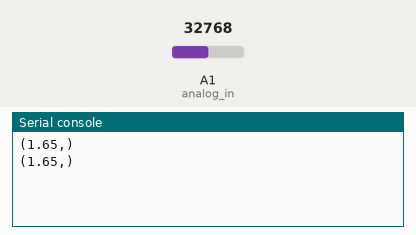
Simulated run of this program. Board: CircuitPython board. Shown: the last lines printed to the serial console. The inputs (shaded band) are chosen by the test bench; at power-on: A1 (analog_in) = 32768 (analog values on the 0–65535 scale).

Above: at 1.2 s.
1.3 s: A1 (analog_in) set to 45874
At 2.6 s:
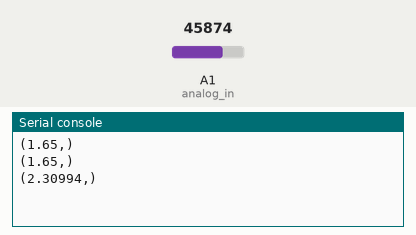
2.8 s: A1 (analog_in) set to 57670
At 3.5 s:
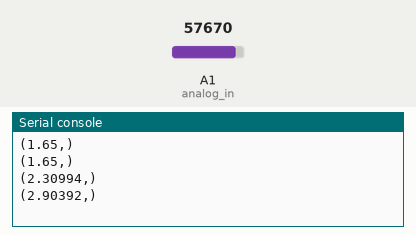
Timing chart, 0 to 5.8 s (numbered marks = the images above; inputs shaded):
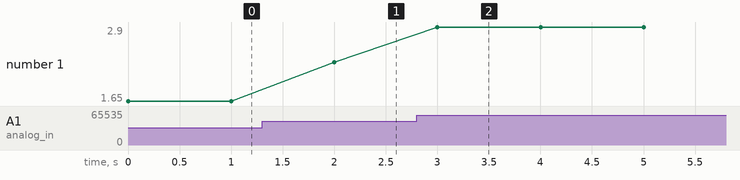

The program:

analog.py
```python
import board
import busio
import digitalio
import time

from analogio import AnalogIn

analog_in = AnalogIn(board.A1)


def get_voltage(pin):
    return (pin.value * 3.3) / 65536


while True:
    print((get_voltage(analog_in),))
    time.sleep(1)
```

Measured:
- after the input at 1.3 s, the serial console: prints a new line after 0.70 s (image 1)
- after the input at 2.8 s, the serial console: prints a new line after 0.20 s (image 2)
- plotted number 1: 1.65 → 2.31 after the input at 1.3 s, 2.31 → 2.9 after the input at 2.8 s
